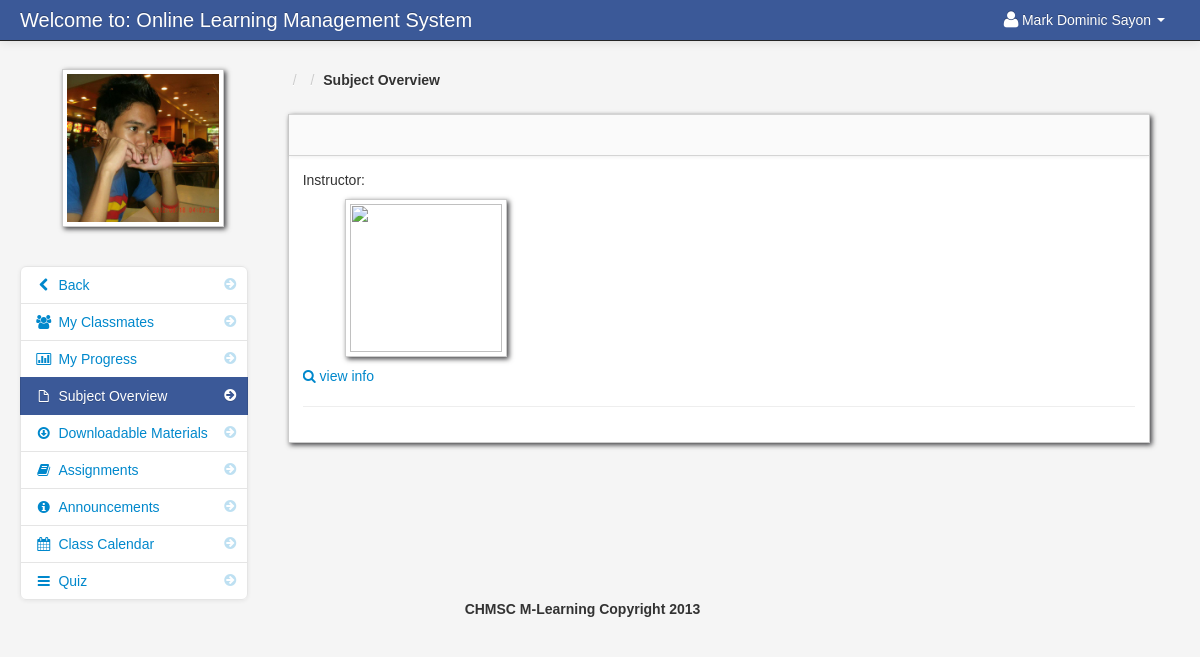
Page /subject_overview_student.php (signed in) on the committed database.
### tables this page shows
CREATE TABLE `student` (
  `student_id` int(11) NOT NULL,
  `firstname` varchar(100) NOT NULL,
  `lastname` varchar(100) NOT NULL,
  `class_id` int(11) NOT NULL,
  `username` varchar(100) NOT NULL,
  `password` varchar(100) NOT NULL,
  `location` varchar(100) NOT NULL,
  `status` varchar(100) NOT NULL
);

### session.php (called while the page is built, shortened)
<?php
$session_id=$_SESSION['id'];
?>

### navbar_student.php (the view, shortened to what this page needs)
<div class="navbar navbar-fixed-top navbar-inverse">
        <div class="navbar-inner">
            <div class="container-fluid">
                <a class="brand" href="#">Welcome to: Online Learning Management System</a>
					<div class="nav-collapse collapse">
						<ul class="nav pull-right">
							<?php $query= mysqli_query($conn,"select * from student where student_id = '$session_id'")or die(mysqli_error());
									$row = mysqli_fetch_array($query);
							?>
							<li class="dropdown">
								<a href="#" role="button" class="dropdown-toggle" data-toggle="dropdown"> <i class="icon-user icon-large"></i><?php echo $row['firstname']." ".$row['lastname'];  ?> <i class="caret"></i></a>
							</li>
						</ul>
					</div>
            </div>
        </div>
</div>

### subject_overview_link_student.php (shortened to what this page needs)
<div class="span3" id="sidebar">
	<img id="avatar" src="admin/<?php echo $row['location']; ?>" class="img-polaroid">
		<ul class="nav nav-list bs-docs-sidenav nav-collapse collapse">
				<li class=""><a href="dashboard_student.php"><i class="icon-chevron-right"></i><i class="icon-chevron-left"></i>&nbsp;Back</a></li>
				<li class=""><a href="my_classmates.php<?php echo '?id='.$get_id; ?>"><i class="icon-chevron-right"></i><i class="icon-group"></i>&nbsp;My Classmates</a></li>
				<li class=""><a href="progress.php<?php echo '?id='.$get_id; ?>"><i class="icon-chevron-right"></i><i class="icon-bar-chart"></i>&nbsp;My Progress</a></li>
				<li class="active"><a href="subject_overview_student.php<?php echo '?id='.$get_id; ?>"><i class="icon-chevron-right"></i><i class="icon-file"></i>&nbsp;Subject Overview</a></li>
				<li class=""><a href="downloadable_student.php<?php echo '?id='.$get_id; ?>"><i class="icon-chevron-right"></i><i class="icon-download"></i>&nbsp;Downloadable Materials</a></li>
				<li class=""><a href="assignment_student.php<?php echo '?id='.$get_id; ?>"><i class="icon-chevron-right"></i><i class="icon-book"></i>&nbsp;Assignments</a></li>
				<li class=""><a href="announcements_student.php<?php echo '?id='.$get_id; ?>"><i class="icon-chevron-right"></i><i class="icon-info-sign"></i>&nbsp;Announcements</a></li>
				<li class=""><a href="class_calendar_student.php<?php echo '?id='.$get_id; ?>"><i class="icon-chevron-right"></i><i class="icon-calendar"></i>&nbsp;Class Calendar</a></li>
				<li class=""><a href="student_quiz_list.php<?php echo '?id='.$get_id; ?>"><i class="icon-chevron-right"></i><i class="icon-reorder"></i>&nbsp;Quiz</a></li>
		</ul>
</div>

### admin/assets/styles.css (style rules this page uses)
body { padding-top: 60px; padding-bottom: 40px; background-color: #f5f5f5; }
.bs-docs-sidenav { max-width: 228px; margin: 30px 0 0; padding: 0; background-color: #fff; -webkit-border-radius: 6px; -moz-border-radius: 6px; border-radius: 6px; -webkit-box-shadow: 0 1px 4px rgba(0,0,0,.065); -moz-box-shadow: 0 1px 4px rgba(0,0,0,.065); box-shadow: 0 1px 4px rgba(0,0,0,.065); }
.bs-docs-sidenav > li > a { display: block; width: 190px \9; margin: 0 0 -1px; padding: 8px 14px; border: 1px solid #e5e5e5; }
.bs-docs-sidenav > li:first-child > a { -webkit-border-radius: 6px 6px 0 0; -moz-border-radius: 6px 6px 0 0; border-radius: 6px 6px 0 0; }
.bs-docs-sidenav > li:last-child > a { -webkit-border-radius: 0 0 6px 6px; -moz-border-radius: 0 0 6px 6px; border-radius: 0 0 6px 6px; }
.bs-docs-sidenav > .active > a { position: relative; z-index: 2; padding: 9px 15px; border: 0; text-shadow: 0 1px 0 rgba(0,0,0,.15); -webkit-box-shadow: inset 1px 0 0 rgba(0,0,0,.1), inset -1px 0 0 rgba(0,0,0,.1); -moz-box-shadow: inset 1px 0 0 rgba(0,0,0,.1), inset -1px 0 0 rgba(0,0,0,.1); box-shadow: inset 1px 0 0 rgba(0,0,0,.1), inset -1px 0 0 rgba(0,0,0,.1); }
.bs-docs-sidenav .icon-chevron-right { float: right; margin-top: 2px; margin-right: -6px; opacity: .25; }
.bs-docs-sidenav .active .icon-chevron-right, .bs-docs-sidenav .active a:hover .icon-chevron-right { opacity: 1; }

### rows in the picture
student: firstname "Mark Dominic", lastname "Sayon", location (picture)
